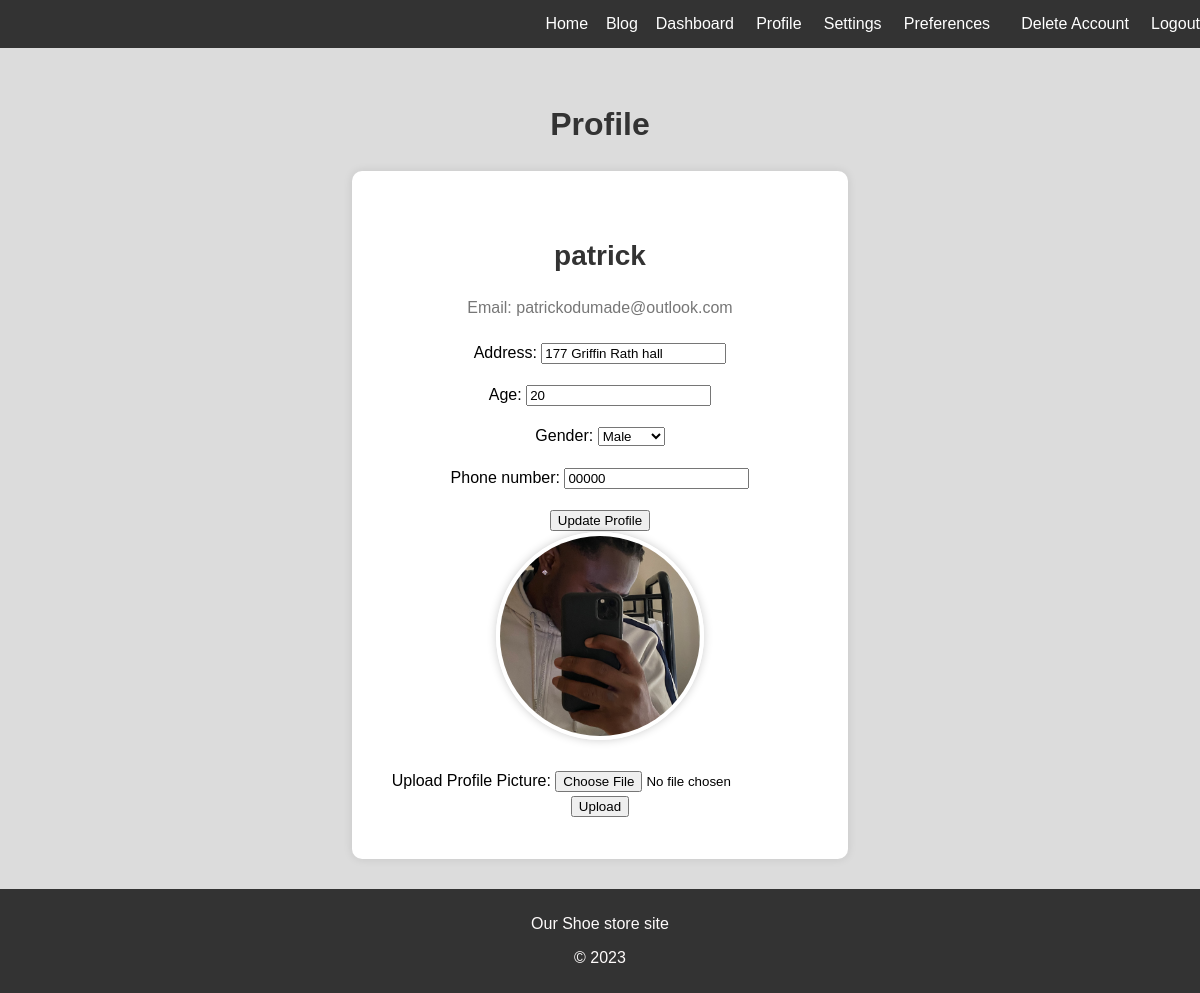
/profile/ (signed in), run on the app's committed database.
### users/models.py (models this page shows, shortened)
class User(AbstractBaseUser, PermissionsMixin):
    USERNAME_FIELD = "username"
    REQUIRED_FIELDS = ["email", "name", "password"]
    EMAIL_FIELD = "email"
    date_joined = models.DateTimeField(
        default=now,
        verbose_name="Joined on",
        help_text="Date and time when the user was created",
    )
    username = models.CharField(
        max_length=255,
        unique=True,
        verbose_name="Username",
        help_text="Username (must be unique)",
    )
    email = models.EmailField(
        max_length=255,
        verbose_name="Email",
        help_text="User's email address (optional)",
    )
    is_active = models.BooleanField(
        default=True,
        verbose_name="Active",
        help_text="Whether this user should be treated as active",
    )
    is_staff = models.BooleanField(
        default=False,
        verbose_name="Staff",
        help_text="Whether this user has access to the admin site",
    )
    name = models.CharField(
        max_length=255,
        verbose_name="Name",
        help_text="User's full name",
    )
    profile_picture = models.ImageField(upload_to='usermodel/images', blank=True, null=True)
    objects = UserManager()

class UserProfile(models.Model):
    user = models.OneToOneField(User, on_delete=models.CASCADE)
    address = models.CharField(max_length=255, blank=True, null=True)
    age = models.PositiveIntegerField(blank=True, null=True)
    gender = models.CharField(max_length=20, blank=True, null=True, choices=(
        ('male', 'Male'),
        ('female', 'Female'),
        ('other', 'Other'),
    ))
    phone_number = models.CharField(max_length=20, blank=True, null=True)
    profile_picture = models.ImageField(upload_to='profile_pics/', blank=True, null=True)

### users/views.py (the view)
# urls.py: path('profile/', user_profile, name='profile'),
@login_required
def user_profile(request):
    user = request.user
    user_profile, created = UserProfile.objects.get_or_create(user=user)
    if request.method == 'POST':
        profile_form = UserProfileForm(request.POST, instance=user_profile)
        if profile_form.is_valid():
            profile_form.save()
    else:
        profile_form = UserProfileForm(instance=user_profile)
    return render(
        request,
        'profile.html',
        {'user': user, 'user_profile': user_profile, 'profile_form': profile_form}
    )

### users/forms.py
class UserProfileForm(forms.ModelForm):
    class Meta:
        model = UserProfile
        fields = ['address', 'age', 'gender', 'phone_number']

### users/templates/profile.html (shortened to what this page needs)
{% extends 'base.html' %}
{% load static %}
{% block styles %}
    <link rel="stylesheet" href="{% static 'user/css/profile.css' %}">
    <link rel="stylesheet" href="{% static 'user/css/base.css' %}">
{% endblock %}
{% block content %}
    <div class="profile-container">
        <h1 class="profile-title">Profile</h1>
        <div class="profile-info">
            <h2 class="profile-username">{{ user.username }}</h2>
            <p class="profile-email">Email: {{ user.email }}</p>
            <form method="post">
                {{ profile_form.as_p }}
                <input type="submit" value="Update Profile">
            </form>
            {% if user.profile_picture %}
                <img src="{{ user.profile_picture.url }}" alt="Profile Picture" class="profile-picture">
            {% else %}
                <p>No profile picture uploaded yet.</p>
            {% endif %}
            <form method="post" action="{% url 'upload_profile_picture' %}" enctype="multipart/form-data">
                <div class="form-group">
                    <label for="id_profile_picture">Upload Profile Picture:</label>
                    <input type="file" id="id_profile_picture" name="profile_picture" accept="image/*" required>
                </div>
                <input type="submit" value="Upload" class="btn btn-primary">
            </form>
        </div>
    </div>
{% endblock %}

### project/static/user/css/profile.css (style rules this page uses)
.profile-container { display: flex; flex-direction: column; align-items: center; padding: 30px; background-color: #dcdcdc; background-size: 100%vh; background-repeat: repeat; }
.profile-title { text-align: center; margin-bottom: 20px; font-size: 32px; color: #333; }
.profile-info { background-color: #fff; box-shadow: 0 0 10px rgba(0, 0, 0, 0.1); border-radius: 10px; padding: 40px; max-width: 600px; text-align: center; }
.profile-username { font-size: 28px; font-weight: bold; margin-bottom: 15px; color: #333; }
.profile-email, .profile-name { margin-bottom: 20px; color: #777; }
.profile-info img.profile-picture { width: 200px; height: 200px; object-fit: cover; border-radius: 50%; border: 4px solid #fff; box-shadow: 0 0 10px rgba(0, 0, 0, 0.2); margin-bottom: 20px; }

### project/static/user/css/base.css (style rules this page uses)
body { font-family: Arial, sans-serif; background-color: #dcdcdc; margin: 0; padding: 0; display: flex; flex-direction: column; min-height: 100vh; }

### data on the page
User: username "patrick", email "patrickodumade@outlook.com", profile_picture (picture)
UserProfile: address "177 Griffin Rath hall", age "20", gender "Male", phone_number "00000"
